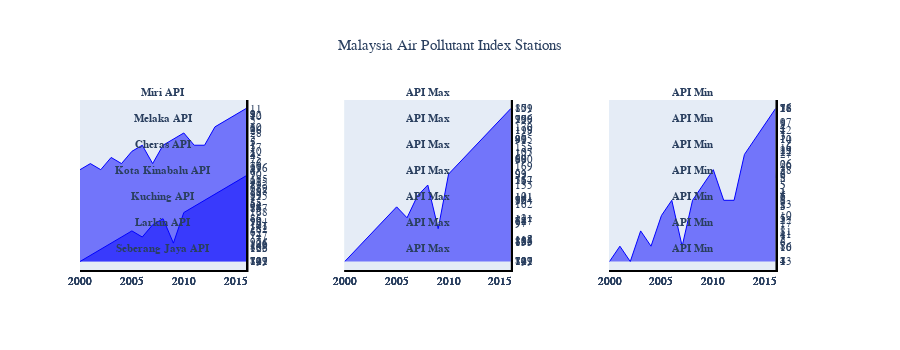

Notebook code cell kept with this figure:
### Code cell
fig = make_subplots(rows=7, cols=3, specs=[[{'secondary_y': True},{'secondary_y': True},{'secondary_y': True}],
                                           [{'secondary_y': True},{'secondary_y': True},{'secondary_y': True}],
                                           [{'secondary_y': True},{'secondary_y': True},{'secondary_y': True}],
                                           [{'secondary_y': True},{'secondary_y': True},{'secondary_y': True}],
                                           [{'secondary_y': True},{'secondary_y': True},{'secondary_y': True}],
                                           [{'secondary_y': True},{'secondary_y': True},{'secondary_y': True}],
                                           [{'secondary_y': True},{'secondary_y': True},{'secondary_y': True}]],
                    
subplot_titles=('<b>Miri API</b>','<b>API Max</b>','<b>API Min</b>',
                '<b>Melaka API</b>','<b>API Max</b>','<b>API Min</b>',
                '<b>Cheras API</b>','<b>API Max</b>','<b>API Min</b>',
                '<b>Kota Kinabalu API</b>','<b>API Max</b>','<b>API Min</b>',
                '<b>Kuching API</b>','<b>API Max</b>','<b>API Min</b>',
                '<b>Larkin API</b>','<b>API Max</b>','<b>API Min</b>',
                '<b>Seberang Jaya API</b>','<b>API Max</b>','<b>API Min</b>'))
#Graph Miri
fig.add_trace(go.Scatter(x = df_miri['Year'], y = df_miri['Air Pollution Index (Max.)'],fill='tozeroy',
                         mode='lines',name = 'Air Pollution Index (Max.)',
                         line = dict(color='blue', width=1)),secondary_y=True, row=1, col=1)
fig.add_trace(go.Scatter(x = df_miri['Year'], y = df_miri['Air Pollution Index (Min.)'],fill='tozeroy',
                         mode='lines',name = 'Air Pollution Index (Max.)',
                         line = dict(color='blue', width=1)),secondary_y=True, row=1, col=1)
fig.add_trace(go.Scatter(x = df_miri['Year'], y = df_miri['Air Pollution Index (Max.)'],fill='tozeroy',
                         mode='lines',name = 'Air Pollution Index (Max.)',
                         line = dict(color='blue', width=1)),secondary_y=True, row=1, col=2)
fig.add_trace(go.Scatter(x = df_miri['Year'], y = df_miri['Air Pollution Index (Min.)'],fill='tozeroy',
                         mode='lines',name = 'Air Pollution Index (Min.)',
                         line = dict(color='blue', width=1)),secondary_y=True, row=1, col=3)
#Graph Melaka
fig.add_trace(go.Scatter(x = df_melaka['Year'], y = df_melaka['Air Pollution Index (Max.)'],fill='tozeroy',
                         mode='lines',name = 'Air Pollution Index (Max.)',
                         line = dict(color='blue', width=1)),secondary_y=True, row=2, col=1)
fig.add_trace(go.Scatter(x = df_melaka['Year'], y = df_melaka['Air Pollution Index (Min.)'],fill='tozeroy',
                         mode='lines',name = 'Air Pollution Index (Max.)',
                         line = dict(color='blue', width=1)),secondary_y=True, row=2, col=1)
fig.add_trace(go.Scatter(x = df_melaka['Year'], y = df_melaka['Air Pollution Index (Max.)'],fill='tozeroy',
                         mode='lines',name = 'Air Pollution Index (Max.)',
                         line = dict(color='blue', width=1)),secondary_y=True, row=2, col=2)
fig.add_trace(go.Scatter(x = df_melaka['Year'], y = df_melaka['Air Pollution Index (Min.)'],fill='tozeroy',
                         mode='lines',name = 'Air Pollution Index (Min.)',
                         line = dict(color='blue', width=1)),secondary_y=True, row=2, col=3)
#Graph Cheras
fig.add_trace(go.Scatter(x = df_cheras['Year'], y = df_cheras['Air Pollution Index (Max.)'],fill='tozeroy',
                         mode='lines',name = 'Air Pollution Index (Max.)',
                         line = dict(color='blue', width=1)),secondary_y=True, row=3, col=1)
fig.add_trace(go.Scatter(x = df_cheras['Year'], y = df_cheras['Air Pollution Index (Min.)'],fill='tozeroy',
                         mode='lines',name = 'Air Pollution Index (Max.)',
                         line = dict(color='blue', width=1)),secondary_y=True, row=3, col=1)
fig.add_trace(go.Scatter(x = df_cheras['Year'], y = df_cheras['Air Pollution Index (Max.)'],fill='tozeroy',
                         mode='lines',name = 'Air Pollution Index (Max.)',
                         line = dict(color='blue', width=1)),secondary_y=True, row=3, col=2)
fig.add_trace(go.Scatter(x = df_cheras['Year'], y = df_cheras['Air Pollution Index (Min.)'],fill='tozeroy',
                         mode='lines',name = 'Air Pollution Index (Min.)',
                         line = dict(color='blue', width=1)),secondary_y=True, row=3, col=3)
#Graph Kinabalu
fig.add_trace(go.Scatter(x = df_kinabalu['Year'], y = df_kinabalu['Air Pollution Index (Max.)'],fill='tozeroy',
                         mode='lines',name = 'Air Pollution Index (Max.)',
                         line = dict(color='blue', width=1)),secondary_y=True, row=4, col=1)
fig.add_trace(go.Scatter(x = df_kinabalu['Year'], y = df_kinabalu['Air Pollution Index (Min.)'],fill='tozeroy',
                         mode='lines',name = 'Air Pollution Index (Max.)',
                         line = dict(color='blue', width=1)),secondary_y=True, row=4, col=1)
fig.add_trace(go.Scatter(x = df_kinabalu['Year'], y = df_kinabalu['Air Pollution Index (Max.)'],fill='tozeroy',
                         mode='lines',name = 'Air Pollution Index (Max.)',
                         line = dict(color='blue', width=1)),secondary_y=True, row=4, col=2)
fig.add_trace(go.Scatter(x = df_kinabalu['Year'], y = df_kinabalu['Air Pollution Index (Min.)'],fill='tozeroy',
                         mode='lines',name = 'Air Pollution Index (Min.)',
                         line = dict(color='blue', width=1)),secondary_y=True, row=4, col=3)
#Graph Kuching
fig.add_trace(go.Scatter(x = df_kuching['Year'], y = df_kuching['Air Pollution Index (Max.)'],fill='tozeroy',
                         mode='lines',name = 'Air Pollution Index (Max.)',
                         line = dict(color='blue', width=1)),secondary_y=True, row=5, col=1)
fig.add_trace(go.Scatter(x = df_kuching['Year'], y = df_kuching['Air Pollution Index (Min.)'],fill='tozeroy',
                         mode='lines',name = 'Air Pollution Index (Max.)',
                         line = dict(color='blue', width=1)),secondary_y=True, row=5, col=1)
fig.add_trace(go.Scatter(x = df_kuching['Year'], y = df_kuching['Air Pollution Index (Max.)'],fill='tozeroy',
                         mode='lines',name = 'Air Pollution Index (Max.)',
                         line = dict(color='blue', width=1)),secondary_y=True, row=5, col=2)
fig.add_trace(go.Scatter(x = df_kuching['Year'], y = df_kuching['Air Pollution Index (Min.)'],fill='tozeroy',
                         mode='lines',name = 'Air Pollution Index (Min.)',
                         line = dict(color='blue', width=1)),secondary_y=True, row=5, col=3)
#Graph Larkin
fig.add_trace(go.Scatter(x = df_larkin['Year'], y = df_larkin['Air Pollution Index (Max.)'],fill='tozeroy',
                         mode='lines',name = 'Air Pollution Index (Max.)',
                         line = dict(color='blue', width=1)),secondary_y=True, row=6, col=1)
fig.add_trace(go.Scatter(x = df_larkin['Year'], y = df_larkin['Air Pollution Index (Min.)'],fill='tozeroy',
                         mode='lines',name = 'Air Pollution Index (Max.)',
                         line = dict(color='blue', width=1)),secondary_y=True, row=6, col=1)
fig.add_trace(go.Scatter(x = df_larkin['Year'], y = df_larkin['Air Pollution Index (Max.)'],fill='tozeroy',
                         mode='lines',name = 'Air Pollution Index (Max.)',
                         line = dict(color='blue', width=1)),secondary_y=True, row=6, col=2)
fig.add_trace(go.Scatter(x = df_larkin['Year'], y = df_larkin['Air Pollution Index (Min.)'],fill='tozeroy',
                         mode='lines',name = 'Air Pollution Index (Min.)',
                         line = dict(color='blue', width=1)),secondary_y=True, row=6, col=3)
#Graph Seberang Jaya
fig.add_trace(go.Scatter(x = df_jaya['Year'], y = df_jaya['Air Pollution Index (Max.)'],fill='tozeroy',
                         mode='lines',name = 'Air Pollution Index (Max.)',
                         line = dict(color='blue', width=1)),secondary_y=True, row=7, col=1)
fig.add_trace(go.Scatter(x = df_jaya['Year'], y = df_jaya['Air Pollution Index (Min.)'],fill='tozeroy',
                         mode='lines',name = 'Air Pollution Index (Max.)',
                         line = dict(color='blue', width=1)),secondary_y=True, row=7, col=1)
fig.add_trace(go.Scatter(x = df_jaya['Year'], y = df_jaya['Air Pollution Index (Max.)'],fill='tozeroy',
                         mode='lines',name = 'Air Pollution Index (Max.)',
                         line = dict(color='blue', width=1)),secondary_y=True, row=7, col=2)
fig.add_trace(go.Scatter(x = df_jaya['Year'], y = df_jaya['Air Pollution Index (Min.)'],fill='tozeroy',
                         mode='lines',name = 'Air Pollution Index (Min.)',
                         line = dict(color='blue', width=1)),secondary_y=True, row=7, col=3)

fig.update_layout(title_text='Malaysia Air Pollutant Index Stations', title_x=0.5, showlegend=False,
                 height=350)
fig.update_xaxes(title_text='')
#Update Fonts & Size
fig.update_annotations(font=dict(family="Helvetica", size=11))
fig.update_layout(font=dict(family="Helvetica", size=11))
fig.update_layout(height=350,showlegend=False)
fig.update_xaxes(showgrid=False, zeroline=False, showline=True, linewidth=2, linecolor='black')
fig.update_yaxes(showgrid=False, zeroline=False, showline=True, linewidth=2, linecolor='black')

#Plotting the graph
fig.show()

### Figure 1 — Plotly figure (JSON) as saved in the notebook; plotly's stock layout.template omitted (floating-point values rounded to 4 significant figures)
{"data": [{"fill": "tozeroy", "line": {"color": "blue", "width": 1}, "mode": "lines", "name": "Air Pollution Index (Max.)", "type": "scatter", "x": [2000, 2001, 2002, 2003, 2004, 2005, 2006, 2007, 2008, 2009, 2010, 2011, 2012, 2013, 2014, 2015, 2016], "xaxis": "x", "y": ["79", "84", "126", "86", "77", "133", "104", "73", "76", "179", "89", "96", "97", "93", "84", "99", "149"], "yaxis": "y2"}, {"fill": "tozeroy", "line": {"color": "blue", "width": 1}, "mode": "lines", "name": "Air Pollution Index (Max.)", "type": "scatter", "x": [2000, 2001, 2002, 2003, 2004, 2005, 2006, 2007, 2008, 2009, 2010, 2011, 2012, 2013, 2014, 2015, 2016], "xaxis": "x", "y": ["3", "2", "5", "3", "2", "2", "1", "6", "6", "6", "17", "4", "5", "18", "2", "4", "3"], "yaxis": "y2"}, {"fill": "tozeroy", "line": {"color": "blue", "width": 1}, "mode": "lines", "name": "Air Pollution Index (Max.)", "type": "scatter", "x": [2000, 2001, 2002, 2003, 2004, 2005, 2006, 2007, 2008, 2009, 2010, 2011, 2012, 2013, 2014, 2015, 2016], "xaxis": "x2", "y": ["79", "84", "126", "86", "77", "133", "104", "73", "76", "179", "89", "96", "97", "93", "84", "99", "149"], "yaxis": "y4"}, {"fill": "tozeroy", "line": {"color": "blue", "width": 1}, "mode": "lines", "name": "Air Pollution Index (Min.)", "type": "scatter", "x": [2000, 2001, 2002, 2003, 2004, 2005, 2006, 2007, 2008, 2009, 2010, 2011, 2012, 2013, 2014, 2015, 2016], "xaxis": "x3", "y": ["3", "2", "5", "3", "2", "2", "1", "6", "6", "6", "17", "4", "5", "18", "2", "4", "3"], "yaxis": "y6"}, {"fill": "tozeroy", "line": {"color": "blue", "width": 1}, "mode": "lines", "name": "Air Pollution Index (Max.)", "type": "scatter", "x": [2000, 2001, 2002, 2003, 2004, 2005, 2006, 2007, 2008, 2009, 2010, 2011, 2012, 2013, 2014, 2015, 2016], "xaxis": "x4", "y": ["122", "127", "105", "114", "147", "114", "153", "92", "80", "137", "139", "97", "83", "415", "128", "176", "87"], "yaxis": "y8"}, {"fill": "tozeroy", "line": {"color": "blue", "width": 1}, "mode": "lines", "name": "Air Pollution Index (Max.)", "type": "scatter", "x": [2000, 2001, 2002, 2003, 2004, 2005, 2006, 2007, 2008, 2009, 2010, 2011, 2012, 2013, 2014, 2015, 2016], "xaxis": "x4", "y": ["4", "3", "5", "6", "5", "2", "5", "4", "3", "4", "22", "12", "3", "16", "5", "6", "5"], "yaxis": "y8"}, {"fill": "tozeroy", "line": {"color": "blue", "width": 1}, "mode": "lines", "name": "Air Pollution Index (Max.)", "type": "scatter", "x": [2000, 2001, 2002, 2003, 2004, 2005, 2006, 2007, 2008, 2009, 2010, 2011, 2012, 2013, 2014, 2015, 2016], "xaxis": "x5", "y": ["122", "127", "105", "114", "147", "114", "153", "92", "80", "137", "139", "97", "83", "415", "128", "176", "87"], "yaxis": "y10"}, {"fill": "tozeroy", "line": {"color": "blue", "width": 1}, "mode": "lines", "name": "Air Pollution Index (Min.)", "type": "scatter", "x": [2000, 2001, 2002, 2003, 2004, 2005, 2006, 2007, 2008, 2009, 2010, 2011, 2012, 2013, 2014, 2015, 2016], "xaxis": "x6", "y": ["4", "3", "5", "6", "5", "2", "5", "4", "3", "4", "22", "12", "3", "16", "5", "6", "5"], "yaxis": "y12"}, {"fill": "tozeroy", "line": {"color": "blue", "width": 1}, "mode": "lines", "name": "Air Pollution Index (Max.)", "type": "scatter", "x": [2000, 2001, 2002, 2003, 2004, 2005, 2006, 2007, 2008, 2009, 2010, 2011, 2012, 2013, 2014, 2015, 2016], "xaxis": "x7", "y": ["141", "157", "153", "143", "97", "390", "162", "131", "135", "168", "169", "150", "155", "186", "170", "185", "151"], "yaxis": "y14"}, {"fill": "tozeroy", "line": {"color": "blue", "width": 1}, "mode": "lines", "name": "Air Pollution Index (Max.)", "type": "scatter", "x": [2000, 2001, 2002, 2003, 2004, 2005, 2006, 2007, 2008, 2009, 2010, 2011, 2012, 2013, 2014, 2015, 2016], "xaxis": "x7", "y": ["13", "16", "11", "11", "32", "5", "5", "4", "8", "4", "26", "11", "4", "22", "3", "9", "7"], "yaxis": "y14"}, {"fill": "tozeroy", "line": {"color": "blue", "width": 1}, "mode": "lines", "name": "Air Pollution Index (Max.)", "type": "scatter", "x": [2000, 2001, 2002, 2003, 2004, 2005, 2006, 2007, 2008, 2009, 2010, 2011, 2012, 2013, 2014, 2015, 2016], "xaxis": "x8", "y": ["141", "157", "153", "143", "97", "390", "162", "131", "135", "168", "169", "150", "155", "186", "170", "185", "151"], "yaxis": "y16"}, {"fill": "tozeroy", "line": {"color": "blue", "width": 1}, "mode": "lines", "name": "Air Pollution Index (Min.)", "type": "scatter", "x": [2000, 2001, 2002, 2003, 2004, 2005, 2006, 2007, 2008, 2009, 2010, 2011, 2012, 2013, 2014, 2015, 2016], "xaxis": "x9", "y": ["13", "16", "11", "11", "32", "5", "5", "4", "8", "4", "26", "11", "4", "22", "3", "9", "7"], "yaxis": "y18"}, {"fill": "tozeroy", "line": {"color": "blue", "width": 1}, "mode": "lines", "name": "Air Pollution Index (Max.)", "type": "scatter", "x": [2000, 2001, 2002, 2003, 2004, 2005, 2006, 2007, 2008, 2009, 2010, 2011, 2012, 2013, 2014, 2015, 2016], "xaxis": "x10", "y": ["70", "80", "88", "76", "62", "63", "86", "64", "55", "78", "68", "61", "61", "90", "59", "75", "73"], "yaxis": "y20"}, {"fill": "tozeroy", "line": {"color": "blue", "width": 1}, "mode": "lines", "name": "Air Pollution Index (Max.)", "type": "scatter", "x": [2000, 2001, 2002, 2003, 2004, 2005, 2006, 2007, 2008, 2009, 2010, 2011, 2012, 2013, 2014, 2015, 2016], "xaxis": "x10", "y": ["1", "1", "8", "2", "1", "2", "2", "3", "1", "1", "10", "2", "1", "8", "3", "5", "3"], "yaxis": "y20"}, {"fill": "tozeroy", "line": {"color": "blue", "width": 1}, "mode": "lines", "name": "Air Pollution Index (Max.)", "type": "scatter", "x": [2000, 2001, 2002, 2003, 2004, 2005, 2006, 2007, 2008, 2009, 2010, 2011, 2012, 2013, 2014, 2015, 2016], "xaxis": "x11", "y": ["70", "80", "88", "76", "62", "63", "86", "64", "55", "78", "68", "61", "61", "90", "59", "75", "73"], "yaxis": "y22"}, {"fill": "tozeroy", "line": {"color": "blue", "width": 1}, "mode": "lines", "name": "Air Pollution Index (Min.)", "type": "scatter", "x": [2000, 2001, 2002, 2003, 2004, 2005, 2006, 2007, 2008, 2009, 2010, 2011, 2012, 2013, 2014, 2015, 2016], "xaxis": "x12", "y": ["1", "1", "8", "2", "1", "2", "2", "3", "1", "1", "10", "2", "1", "8", "3", "5", "3"], "yaxis": "y24"}, {"fill": "tozeroy", "line": {"color": "blue", "width": 1}, "mode": "lines", "name": "Air Pollution Index (Max.)", "type": "scatter", "x": [2000, 2001, 2002, 2003, 2004, 2005, 2006, 2007, 2008, 2009, 2010, 2011, 2012, 2013, 2014, 2015, 2016], "xaxis": "x13", "y": ["84", "84", "130", "85", "97", "78", "188", "75", "72", "114", "54", "100", "93", "89", "123", "209", "71"], "yaxis": "y26"}, {"fill": "tozeroy", "line": {"color": "blue", "width": 1}, "mode": "lines", "name": "Air Pollution Index (Max.)", "type": "scatter", "x": [2000, 2001, 2002, 2003, 2004, 2005, 2006, 2007, 2008, 2009, 2010, 2011, 2012, 2013, 2014, 2015, 2016], "xaxis": "x13", "y": ["1", "1", "1", "6", "17", "23", "5", "6", "5", "10", "16", "4", "16", "17", "11", "5", "6"], "yaxis": "y26"}, {"fill": "tozeroy", "line": {"color": "blue", "width": 1}, "mode": "lines", "name": "Air Pollution Index (Max.)", "type": "scatter", "x": [2000, 2001, 2002, 2003, 2004, 2005, 2006, 2007, 2008, 2009, 2010, 2011, 2012, 2013, 2014, 2015, 2016], "xaxis": "x14", "y": ["84", "84", "130", "85", "97", "78", "188", "75", "72", "114", "54", "100", "93", "89", "123", "209", "71"], "yaxis": "y28"}, {"fill": "tozeroy", "line": {"color": "blue", "width": 1}, "mode": "lines", "name": "Air Pollution Index (Min.)", "type": "scatter", "x": [2000, 2001, 2002, 2003, 2004, 2005, 2006, 2007, 2008, 2009, 2010, 2011, 2012, 2013, 2014, 2015, 2016], "xaxis": "x15", "y": ["1", "1", "1", "6", "17", "23", "5", "6", "5", "10", "16", "4", "16", "17", "11", "5", "6"], "yaxis": "y30"}, {"fill": "tozeroy", "line": {"color": "blue", "width": 1}, "mode": "lines", "name": "Air Pollution Index (Max.)", "type": "scatter", "x": [2000, 2001, 2002, 2003, 2004, 2005, 2006, 2007, 2008, 2009, 2010, 2011, 2012, 2013, 2014, 2015, 2016], "xaxis": "x16", "y": ["119", "119", "116", "112", "126", "111", "143", "141", "101", "99", "111", "84", "137", "226", "198", "192", "109"], "yaxis": "y32"}, {"fill": "tozeroy", "line": {"color": "blue", "width": 1}, "mode": "lines", "name": "Air Pollution Index (Max.)", "type": "scatter", "x": [2000, 2001, 2002, 2003, 2004, 2005, 2006, 2007, 2008, 2009, 2010, 2011, 2012, 2013, 2014, 2015, 2016], "xaxis": "x16", "y": ["7", "10", "4", "2", "8", "1", "5", "0", "5", "2", "15", "3", "2", "17", "10", "28", "5"], "yaxis": "y32"}, {"fill": "tozeroy", "line": {"color": "blue", "width": 1}, "mode": "lines", "name": "Air Pollution Index (Max.)", "type": "scatter", "x": [2000, 2001, 2002, 2003, 2004, 2005, 2006, 2007, 2008, 2009, 2010, 2011, 2012, 2013, 2014, 2015, 2016], "xaxis": "x17", "y": ["119", "119", "116", "112", "126", "111", "143", "141", "101", "99", "111", "84", "137", "226", "198", "192", "109"], "yaxis": "y34"}, {"fill": "tozeroy", "line": {"color": "blue", "width": 1}, "mode": "lines", "name": "Air Pollution Index (Min.)", "type": "scatter", "x": [2000, 2001, 2002, 2003, 2004, 2005, 2006, 2007, 2008, 2009, 2010, 2011, 2012, 2013, 2014, 2015, 2016], "xaxis": "x18", "y": ["7", "10", "4", "2", "8", "1", "5", "0", "5", "2", "15", "3", "2", "17", "10", "28", "5"], "yaxis": "y36"}, {"fill": "tozeroy", "line": {"color": "blue", "width": 1}, "mode": "lines", "name": "Air Pollution Index (Max.)", "type": "scatter", "x": [2000, 2001, 2002, 2003, 2004, 2005, 2006, 2007, 2008, 2009, 2010, 2011, 2012, 2013, 2014, 2015, 2016], "xaxis": "x19", "y": ["127", "140", "115", "106", "121", "151", "121", "101", "99", "106", "93", "98", "105", "132", "119", "287", "87"], "yaxis": "y38"}, {"fill": "tozeroy", "line": {"color": "blue", "width": 1}, "mode": "lines", "name": "Air Pollution Index (Max.)", "type": "scatter", "x": [2000, 2001, 2002, 2003, 2004, 2005, 2006, 2007, 2008, 2009, 2010, 2011, 2012, 2013, 2014, 2015, 2016], "xaxis": "x19", "y": ["4", "8", "4", "11", "8", "10", "6", "8", "6", "5", "28", "6", "6", "27", "14", "9", "7"], "yaxis": "y38"}, {"fill": "tozeroy", "line": {"color": "blue", "width": 1}, "mode": "lines", "name": "Air Pollution Index (Max.)", "type": "scatter", "x": [2000, 2001, 2002, 2003, 2004, 2005, 2006, 2007, 2008, 2009, 2010, 2011, 2012, 2013, 2014, 2015, 2016], "xaxis": "x20", "y": ["127", "140", "115", "106", "121", "151", "121", "101", "99", "106", "93", "98", "105", "132", "119", "287", "87"], "yaxis": "y40"}, {"fill": "tozeroy", "line": {"color": "blue", "width": 1}, "mode": "lines", "name": "Air Pollution Index (Min.)", "type": "scatter", "x": [2000, 2001, 2002, 2003, 2004, 2005, 2006, 2007, 2008, 2009, 2010, 2011, 2012, 2013, 2014, 2015, 2016], "xaxis": "x21", "y": ["4", "8", "4", "11", "8", "10", "6", "8", "6", "5", "28", "6", "6", "27", "14", "9", "7"], "yaxis": "y42"}], "layout": {"annotations": [{"font": {"family": "Helvetica", "size": 11}, "showarrow": false, "text": "<b>Miri API</b>", "x": 0.1122, "xanchor": "center", "xref": "paper", "y": 1.0, "yanchor": "bottom", "yref": "paper"}, {"font": {"family": "Helvetica", "size": 11}, "showarrow": false, "text": "<b>API Max</b>", "x": 0.47, "xanchor": "center", "xref": "paper", "y": 1.0, "yanchor": "bottom", "yref": "paper"}, {"font": {"family": "Helvetica", "size": 11}, "showarrow": false, "text": "<b>API Min</b>", "x": 0.8278, "xanchor": "center", "xref": "paper", "y": 1.0, "yanchor": "bottom", "yref": "paper"}, {"font": {"family": "Helvetica", "size": 11}, "showarrow": false, "text": "<b>Melaka API</b>", "x": 0.1122, "xanchor": "center", "xref": "paper", "y": 0.8469, "yanchor": "bottom", "yref": "paper"}, {"font": {"family": "Helvetica", "size": 11}, "showarrow": false, "text": "<b>API Max</b>", "x": 0.47, "xanchor": "center", "xref": "paper", "y": 0.8469, "yanchor": "bottom", "yref": "paper"}, {"font": {"family": "Helvetica", "size": 11}, "showarrow": false, "text": "<b>API Min</b>", "x": 0.8278, "xanchor": "center", "xref": "paper", "y": 0.8469, "yanchor": "bottom", "yref": "paper"}, {"font": {"family": "Helvetica", "size": 11}, "showarrow": false, "text": "<b>Cheras API</b>", "x": 0.1122, "xanchor": "center", "xref": "paper", "y": 0.6939, "yanchor": "bottom", "yref": "paper"}, {"font": {"family": "Helvetica", "size": 11}, "showarrow": false, "text": "<b>API Max</b>", "x": 0.47, "xanchor": "center", "xref": "paper", "y": 0.6939, "yanchor": "bottom", "yref": "paper"}, {"font": {"family": "Helvetica", "size": 11}, "showarrow": false, "text": "<b>API Min</b>", "x": 0.8278, "xanchor": "center", "xref": "paper", "y": 0.6939, "yanchor": "bottom", "yref": "paper"}, {"font": {"family": "Helvetica", "size": 11}, "showarrow": false, "text": "<b>Kota Kinabalu API</b>", "x": 0.1122, "xanchor": "center", "xref": "paper", "y": 0.5408, "yanchor": "bottom", "yref": "paper"}, {"font": {"family": "Helvetica", "size": 11}, "showarrow": false, "text": "<b>API Max</b>", "x": 0.47, "xanchor": "center", "xref": "paper", "y": 0.5408, "yanchor": "bottom", "yref": "paper"}, {"font": {"family": "Helvetica", "size": 11}, "showarrow": false, "text": "<b>API Min</b>", "x": 0.8278, "xanchor": "center", "xref": "paper", "y": 0.5408, "yanchor": "bottom", "yref": "paper"}, {"font": {"family": "Helvetica", "size": 11}, "showarrow": false, "text": "<b>Kuching API</b>", "x": 0.1122, "xanchor": "center", "xref": "paper", "y": 0.3878, "yanchor": "bottom", "yref": "paper"}, {"font": {"family": "Helvetica", "size": 11}, "showarrow": false, "text": "<b>API Max</b>", "x": 0.47, "xanchor": "center", "xref": "paper", "y": 0.3878, "yanchor": "bottom", "yref": "paper"}, {"font": {"family": "Helvetica", "size": 11}, "showarrow": false, "text": "<b>API Min</b>", "x": 0.8278, "xanchor": "center", "xref": "paper", "y": 0.3878, "yanchor": "bottom", "yref": "paper"}, {"font": {"family": "Helvetica", "size": 11}, "showarrow": false, "text": "<b>Larkin API</b>", "x": 0.1122, "xanchor": "center", "xref": "paper", "y": 0.2347, "yanchor": "bottom", "yref": "paper"}, {"font": {"family": "Helvetica", "size": 11}, "showarrow": false, "text": "<b>API Max</b>", "x": 0.47, "xanchor": "center", "xref": "paper", "y": 0.2347, "yanchor": "bottom", "yref": "paper"}, {"font": {"family": "Helvetica", "size": 11}, "showarrow": false, "text": "<b>API Min</b>", "x": 0.8278, "xanchor": "center", "xref": "paper", "y": 0.2347, "yanchor": "bottom", "yref": "paper"}, {"font": {"family": "Helvetica", "size": 11}, "showarrow": false, "text": "<b>Seberang Jaya API</b>", "x": 0.1122, "xanchor": "center", "xref": "paper", "y": 0.08163, "yanchor": "bottom", "yref": "paper"}, {"font": {"family": "Helvetica", "size": 11}, "showarrow": false, "text": "<b>API Max</b>", "x": 0.47, "xanchor": "center", "xref": "paper", "y": 0.08163, "yanchor": "bottom", "yref": "paper"}, {"font": {"family": "Helvetica", "size": 11}, "showarrow": false, "text": "<b>API Min</b>", "x": 0.8278, "xanchor": "center", "xref": "paper", "y": 0.08163, "yanchor": "bottom", "yref": "paper"}], "font": {"family": "Helvetica", "size": 11}, "height": 350, "showlegend": false, "title": {"text": "Malaysia Air Pollutant Index Stations", "x": 0.5}, "xaxis": {"anchor": "y", "domain": [0, 0.2244], "linecolor": "black", "linewidth": 2, "showgrid": false, "showline": true, "title": {"text": ""}, "zeroline": false}, "xaxis10": {"anchor": "y19", "domain": [0, 0.2244], "linecolor": "black", "linewidth": 2, "showgrid": false, "showline": true, "title": {"text": ""}, "zeroline": false}, "xaxis11": {"anchor": "y21", "domain": [0.3578, 0.5822], "linecolor": "black", "linewidth": 2, "showgrid": false, "showline": true, "title": {"text": ""}, "zeroline": false}, "xaxis12": {"anchor": "y23", "domain": [0.7156, 0.94], "linecolor": "black", "linewidth": 2, "showgrid": false, "showline": true, "title": {"text": ""}, "zeroline": false}, "xaxis13": {"anchor": "y25", "domain": [0, 0.2244], "linecolor": "black", "linewidth": 2, "showgrid": false, "showline": true, "title": {"text": ""}, "zeroline": false}, "xaxis14": {"anchor": "y27", "domain": [0.3578, 0.5822], "linecolor": "black", "linewidth": 2, "showgrid": false, "showline": true, "title": {"text": ""}, "zeroline": false}, "xaxis15": {"anchor": "y29", "domain": [0.7156, 0.94], "linecolor": "black", "linewidth": 2, "showgrid": false, "showline": true, "title": {"text": ""}, "zeroline": false}, "xaxis16": {"anchor": "y31", "domain": [0, 0.2244], "linecolor": "black", "linewidth": 2, "showgrid": false, "showline": true, "title": {"text": ""}, "zeroline": false}, "xaxis17": {"anchor": "y33", "domain": [0.3578, 0.5822], "linecolor": "black", "linewidth": 2, "showgrid": false, "showline": true, "title": {"text": ""}, "zeroline": false}, "xaxis18": {"anchor": "y35", "domain": [0.7156, 0.94], "linecolor": "black", "linewidth": 2, "showgrid": false, "showline": true, "title": {"text": ""}, "zeroline": false}, "xaxis19": {"anchor": "y37", "domain": [0, 0.2244], "linecolor": "black", "linewidth": 2, "showgrid": false, "showline": true, "title": {"text": ""}, "zeroline": false}, "xaxis2": {"anchor": "y3", "domain": [0.3578, 0.5822], "linecolor": "black", "linewidth": 2, "showgrid": false, "showline": true, "title": {"text": ""}, "zeroline": false}, "xaxis20": {"anchor": "y39", "domain": [0.3578, 0.5822], "linecolor": "black", "linewidth": 2, "showgrid": false, "showline": true, "title": {"text": ""}, "zeroline": false}, "xaxis21": {"anchor": "y41", "domain": [0.7156, 0.94], "linecolor": "black", "linewidth": 2, "showgrid": false, "showline": true, "title": {"text": ""}, "zeroline": false}, "xaxis3": {"anchor": "y5", "domain": [0.7156, 0.94], "linecolor": "black", "linewidth": 2, "showgrid": false, "showline": true, "title": {"text": ""}, "zeroline": false}, "xaxis4": {"anchor": "y7", "domain": [0, 0.2244], "linecolor": "black", "linewidth": 2, "showgrid": false, "showline": true, "title": {"text": ""}, "zeroline": false}, "xaxis5": {"anchor": "y9", "domain": [0.3578, 0.5822], "linecolor": "black", "linewidth": 2, "showgrid": false, "showline": true, "title": {"text": ""}, "zeroline": false}, "xaxis6": {"anchor": "y11", "domain": [0.7156, 0.94], "linecolor": "black", "linewidth": 2, "showgrid": false, "showline": true, "title": {"text": ""}, "zeroline": false}, "xaxis7": {"anchor": "y13", "domain": [0, 0.2244], "linecolor": "black", "linewidth": 2, "showgrid": false, "showline": true, "title": {"text": ""}, "zeroline": false}, "xaxis8": {"anchor": "y15", "domain": [0.3578, 0.5822], "linecolor": "black", "linewidth": 2, "showgrid": false, "showline": true, "title": {"text": ""}, "zeroline": false}, "xaxis9": {"anchor": "y17", "domain": [0.7156, 0.94], "linecolor": "black", "linewidth": 2, "showgrid": false, "showline": true, "title": {"text": ""}, "zeroline": false}, "yaxis": {"anchor": "x", "domain": [0.9184, 1.0], "linecolor": "black", "linewidth": 2, "showgrid": false, "showline": true, "zeroline": false}, "yaxis10": {"anchor": "x5", "linecolor": "black", "linewidth": 2, "overlaying": "y9", "showgrid": false, "showline": true, "side": "right", "zeroline": false}, "yaxis11": {"anchor": "x6", "domain": [0.7653, 0.8469], "linecolor": "black", "linewidth": 2, "showgrid": false, "showline": true, "zeroline": false}, "yaxis12": {"anchor": "x6", "linecolor": "black", "linewidth": 2, "overlaying": "y11", "showgrid": false, "showline": true, "side": "right", "zeroline": false}, "yaxis13": {"anchor": "x7", "domain": [0.6122, 0.6939], "linecolor": "black", "linewidth": 2, "showgrid": false, "showline": true, "zeroline": false}, "yaxis14": {"anchor": "x7", "linecolor": "black", "linewidth": 2, "overlaying": "y13", "showgrid": false, "showline": true, "side": "right", "zeroline": false}, "yaxis15": {"anchor": "x8", "domain": [0.6122, 0.6939], "linecolor": "black", "linewidth": 2, "showgrid": false, "showline": true, "zeroline": false}, "yaxis16": {"anchor": "x8", "linecolor": "black", "linewidth": 2, "overlaying": "y15", "showgrid": false, "showline": true, "side": "right", "zeroline": false}, "yaxis17": {"anchor": "x9", "domain": [0.6122, 0.6939], "linecolor": "black", "linewidth": 2, "showgrid": false, "showline": true, "zeroline": false}, "yaxis18": {"anchor": "x9", "linecolor": "black", "linewidth": 2, "overlaying": "y17", "showgrid": false, "showline": true, "side": "right", "zeroline": false}, "yaxis19": {"anchor": "x10", "domain": [0.4592, 0.5408], "linecolor": "black", "linewidth": 2, "showgrid": false, "showline": true, "zeroline": false}, "yaxis2": {"anchor": "x", "linecolor": "black", "linewidth": 2, "overlaying": "y", "showgrid": false, "showline": true, "side": "right", "zeroline": false}, "yaxis20": {"anchor": "x10", "linecolor": "black", "linewidth": 2, "overlaying": "y19", "showgrid": false, "showline": true, "side": "right", "zeroline": false}, "yaxis21": {"anchor": "x11", "domain": [0.4592, 0.5408], "linecolor": "black", "linewidth": 2, "showgrid": false, "showline": true, "zeroline": false}, "yaxis22": {"anchor": "x11", "linecolor": "black", "linewidth": 2, "overlaying": "y21", "showgrid": false, "showline": true, "side": "right", "zeroline": false}, "yaxis23": {"anchor": "x12", "domain": [0.4592, 0.5408], "linecolor": "black", "linewidth": 2, "showgrid": false, "showline": true, "zeroline": false}, "yaxis24": {"anchor": "x12", "linecolor": "black", "linewidth": 2, "overlaying": "y23", "showgrid": false, "showline": true, "side": "right", "zeroline": false}, "yaxis25": {"anchor": "x13", "domain": [0.3061, 0.3878], "linecolor": "black", "linewidth": 2, "showgrid": false, "showline": true, "zeroline": false}, "yaxis26": {"anchor": "x13", "linecolor": "black", "linewidth": 2, "overlaying": "y25", "showgrid": false, "showline": true, "side": "right", "zeroline": false}, "yaxis27": {"anchor": "x14", "domain": [0.3061, 0.3878], "linecolor": "black", "linewidth": 2, "showgrid": false, "showline": true, "zeroline": false}, "yaxis28": {"anchor": "x14", "linecolor": "black", "linewidth": 2, "overlaying": "y27", "showgrid": false, "showline": true, "side": "right", "zeroline": false}, "yaxis29": {"anchor": "x15", "domain": [0.3061, 0.3878], "linecolor": "black", "linewidth": 2, "showgrid": false, "showline": true, "zeroline": false}, "yaxis3": {"anchor": "x2", "domain": [0.9184, 1.0], "linecolor": "black", "linewidth": 2, "showgrid": false, "showline": true, "zeroline": false}, "yaxis30": {"anchor": "x15", "linecolor": "black", "linewidth": 2, "overlaying": "y29", "showgrid": false, "showline": true, "side": "right", "zeroline": false}, "yaxis31": {"anchor": "x16", "domain": [0.1531, 0.2347], "linecolor": "black", "linewidth": 2, "showgrid": false, "showline": true, "zeroline": false}, "yaxis32": {"anchor": "x16", "linecolor": "black", "linewidth": 2, "overlaying": "y31", "showgrid": false, "showline": true, "side": "right", "zeroline": false}, "yaxis33": {"anchor": "x17", "domain": [0.1531, 0.2347], "linecolor": "black", "linewidth": 2, "showgrid": false, "showline": true, "zeroline": false}, "yaxis34": {"anchor": "x17", "linecolor": "black", "linewidth": 2, "overlaying": "y33", "showgrid": false, "showline": true, "side": "right", "zeroline": false}, "yaxis35": {"anchor": "x18", "domain": [0.1531, 0.2347], "linecolor": "black", "linewidth": 2, "showgrid": false, "showline": true, "zeroline": false}, "yaxis36": {"anchor": "x18", "linecolor": "black", "linewidth": 2, "overlaying": "y35", "showgrid": false, "showline": true, "side": "right", "zeroline": false}, "yaxis37": {"anchor": "x19", "domain": [0, 0.08163], "linecolor": "black", "linewidth": 2, "showgrid": false, "showline": true, "zeroline": false}, "yaxis38": {"anchor": "x19", "linecolor": "black", "linewidth": 2, "overlaying": "y37", "showgrid": false, "showline": true, "side": "right", "zeroline": false}, "yaxis39": {"anchor": "x20", "domain": [0, 0.08163], "linecolor": "black", "linewidth": 2, "showgrid": false, "showline": true, "zeroline": false}, "yaxis4": {"anchor": "x2", "linecolor": "black", "linewidth": 2, "overlaying": "y3", "showgrid": false, "showline": true, "side": "right", "zeroline": false}, "yaxis40": {"anchor": "x20", "linecolor": "black", "linewidth": 2, "overlaying": "y39", "showgrid": false, "showline": true, "side": "right", "zeroline": false}, "yaxis41": {"anchor": "x21", "domain": [0, 0.08163], "linecolor": "black", "linewidth": 2, "showgrid": false, "showline": true, "zeroline": false}, "yaxis42": {"anchor": "x21", "linecolor": "black", "linewidth": 2, "overlaying": "y41", "showgrid": false, "showline": true, "side": "right", "zeroline": false}, "yaxis5": {"anchor": "x3", "domain": [0.9184, 1.0], "linecolor": "black", "linewidth": 2, "showgrid": false, "showline": true, "zeroline": false}, "yaxis6": {"anchor": "x3", "linecolor": "black", "linewidth": 2, "overlaying": "y5", "showgrid": false, "showline": true, "side": "right", "zeroline": false}, "yaxis7": {"anchor": "x4", "domain": [0.7653, 0.8469], "linecolor": "black", "linewidth": 2, "showgrid": false, "showline": true, "zeroline": false}, "yaxis8": {"anchor": "x4", "linecolor": "black", "linewidth": 2, "overlaying": "y7", "showgrid": false, "showline": true, "side": "right", "zeroline": false}, "yaxis9": {"anchor": "x5", "domain": [0.7653, 0.8469], "linecolor": "black", "linewidth": 2, "showgrid": false, "showline": true, "zeroline": false}}}
